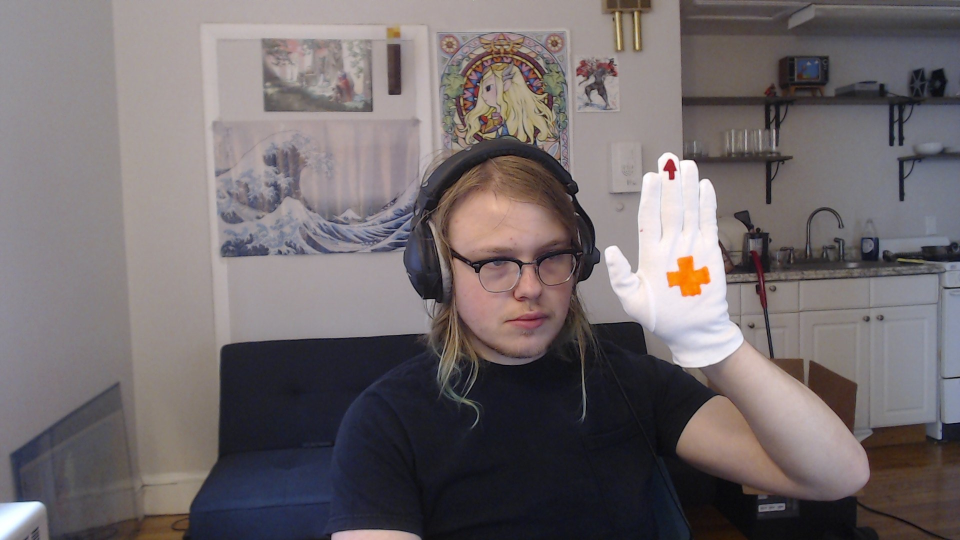
#> input picture getColorsFromWebcam/cal1.jpg, 1920 x 1080 px (shown at 1/2 size)
$ python 'testScript copy.py'
#> lines starting #> are read from the running program, lines starting #| are printed output that depends on the picture
import numpy as np
from PIL import Image
from numpy import asarray
from matplotlib import pyplot as plt
import math
from skimage import io, color
import colour
import scipy.signal
import os
import matplotlib.image

error = 80000


callabration1Image = io.imread("cal1.jpg")
#> callabration1Image is the input picture: shape (1080, 1920, 3); mean R, G, B 113.4, 105.9, 108
callabration1Image = color.rgb2lab(callabration1Image)
#> callabration1Image: shape (1080, 1920, 3) float64; mean of channels 0, 1, 2 44.5, 3.7, -0.3
callabration1Image = asarray(callabration1Image)
callabration2Image = io.imread("cal2.jpg")
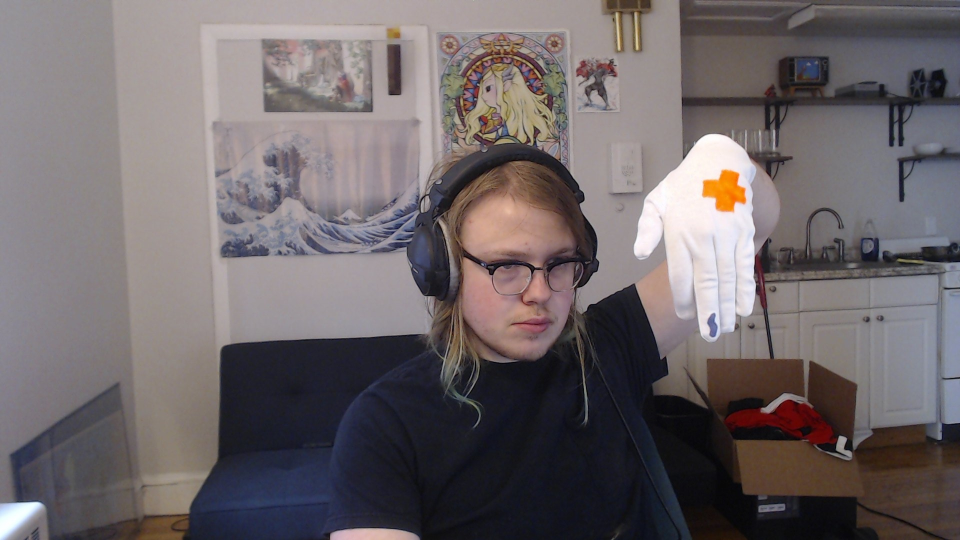
#> input picture getColorsFromWebcam/cal2.jpg, 1920 x 1080 px (shown at 1/2 size)
#> callabration2Image is the input picture: shape (1080, 1920, 3); mean R, G, B 110.4, 102.7, 105
callabration2Image = color.rgb2lab(callabration2Image)
#> callabration2Image: shape (1080, 1920, 3) float64; mean of channels 0, 1, 2 43.2, 3.8, -0.3
callabration2Image = asarray(callabration2Image)
callabration3Image = io.imread("cal3.jpg")
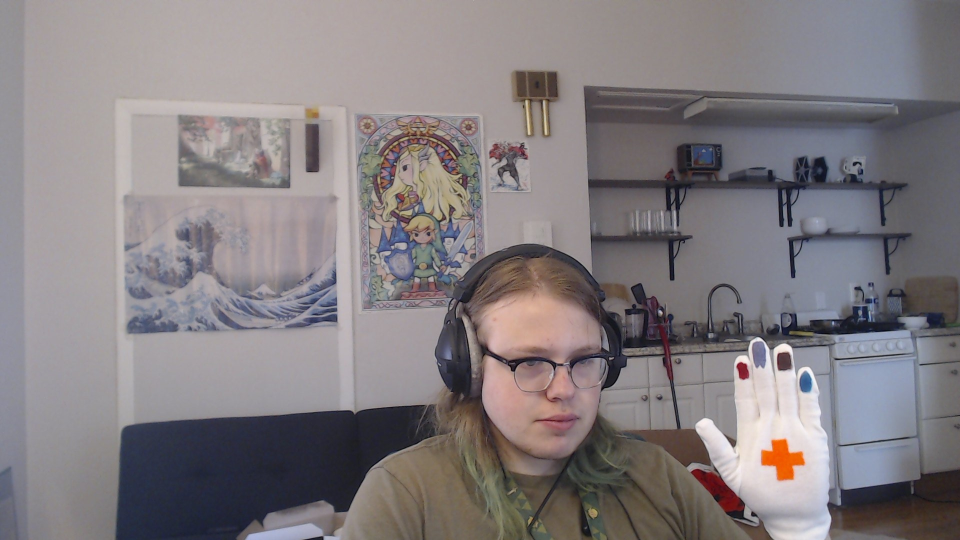
#> input picture getColorsFromWebcam/cal3.jpg, 1920 x 1080 px (shown at 1/2 size)
#> callabration3Image is the input picture: shape (1080, 1920, 3); mean R, G, B 131.5, 125.4, 128.3
callabration3Image = color.rgb2lab(callabration3Image)
#> callabration3Image: shape (1080, 1920, 3) float64; mean of channels 0, 1, 2 52.6, 3.2, -0.8
callabration3Image = asarray(callabration3Image)

callabration4Image = io.imread("cal4.jpg")
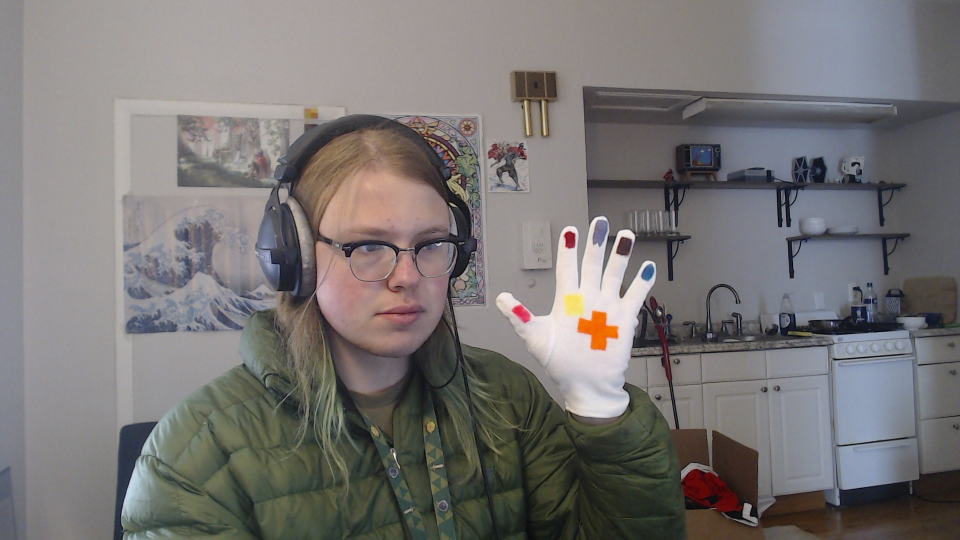
#> input picture getColorsFromWebcam/cal4.jpg, 1920 x 1080 px (shown at 1/2 size)
#> callabration4Image is the input picture: shape (1080, 1920, 3); mean R, G, B 119.8, 116.5, 115.7
callabration4Image = color.rgb2lab(callabration4Image)
#> callabration4Image: shape (1080, 1920, 3) float64; mean of channels 0, 1, 2 48.8, 1.3, 1
callabration4Image = asarray(callabration4Image)

#background = io.imread("background.jpg")
#background = color.rgb2lab(background)
#background = asarray(background)

def calcDeltaE(img1, img2):
    return np.sqrt(np.sum((img1 - img2) ** 2, axis=-1))/255
'''
def blankBackground(c1, c2, c3):
    colorImage1 = np.full((background.shape), c1)
    colorImage2 = np.full((background.shape), c2)
    colorImage3 = np.full((background.shape), c3)
    delt1 = calcDeltaE(background, colorImage1)
    delt2 = calcDeltaE(background, colorImage2)
    delt3 = calcDeltaE(background, colorImage3)
    m1 = np.mean(delt1)
    m2 = np.mean(delt2)
    m3 = np.mean(delt3)
    newImage = np.zeros((background.shape[0], background.shape[1]))
    for i in range(len(background)):
        for j in range(len(background[0])):
            if(delt1[i][j] < m1/1.5 or delt2[i][j] < m2/1.5 or delt3[i][j] < m3/1.5):
                newImage[i][j] = 1
    newImage = scipy.signal.convolve2d(newImage, np.full((5, 5), 1))
    newImage[newImage >= 1] = 1
    return newImage
'''
def getColor(x, y, image):
#> called with x = 1426, y = 658
    x = round(x)
    y = round(y)
    r = 5
    ret = np.zeros(3)
    for i in range(r):
        for j in range(r):
            ret = ret + image[y-round((r-1)/2)+j][x-round((r-1)/2)+i]
#> after the loop, ret = [1207.5, 265.7, -658.7]
    ret = ret/(r*r)
#> ret = [48.3, 10.63, -26.35]
    return ret

purple = getColor(1426,658,callabration2Image)
#> purple = [48.3, 10.63, -26.35]
red = getColor(1341,333, callabration1Image)
#> red = [35.64, 48.69, 24.2]
orange = getColor(1379, 561, callabration1Image)
#> orange = [67.82, 37.56, 74.05]
brown = getColor(1569, 720, callabration3Image)
#> brown = [26.64, 10.74, 2.23]
yellow = getColor(1569, 720, callabration4Image)
#> yellow = [59.21, 1.77, -4.87]

#BlBa = blankBackground(orange, green, purple)


def getAllColor(c1, image):
    colorImage = np.full((testImage.shape), c1)
    delt = calcDeltaE(image, colorImage)
    m = np.mean(delt)
    newImage = np.zeros((testImage.shape[0], testImage.shape[1]))
    newImage[delt < m/1.8] = 1
    return newImage
for i in range(10):
    j = i+1
    name = "left ("+ str(j) +")"
    photoTested = name +".jpg"

#> (the run stopped early here; a loop or call above may not have finished)
